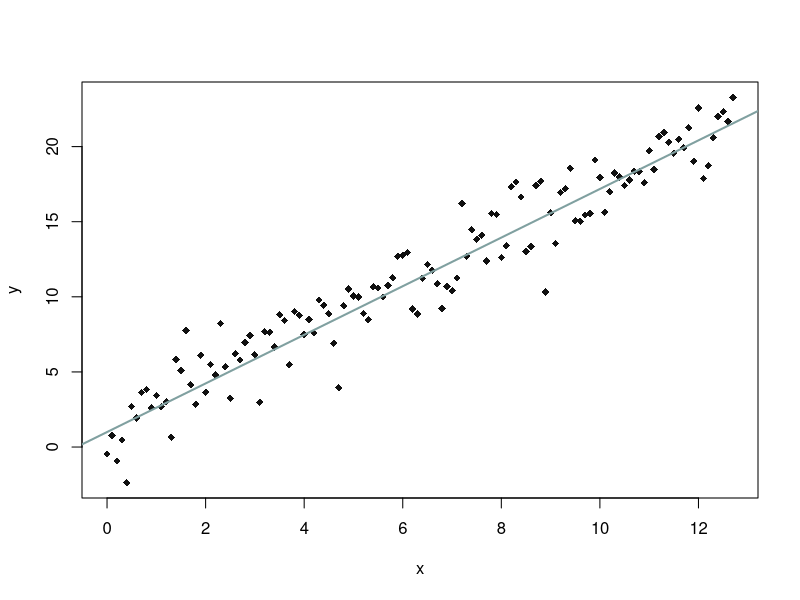
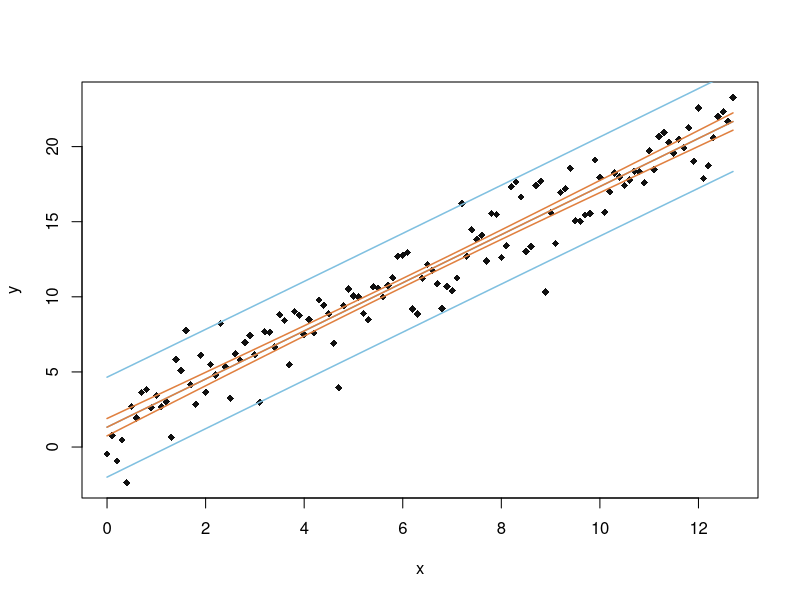

These charts were generated, in order, by the following R code:
# ===================================================

error_sd <- 1.618
x_step <- .1
alpha <- 0.05

n <- 128
a <- 1
b <- 1.618

t <- 1.6574 # n = 128, alpha = 0.05
f <- 3.9201 # n = 128, alpha = 0.05

error <- rnorm(n = n, mean = 0, sd = error_sd)
x <- 0 + x_step * (0 : (n - 1))
y <- a + b * x + error

plot(x = x, y = y, type = 'p', col = '#101010', pch = 18, main = '')
abline(a, b, lwd = 2, col = '#80a0a0')

# ===================================================

b_est <- (mean(x * y) - mean(x) * mean(y)) / (mean(x ^ 2) - mean(x) ^ 2)
a_est <- mean(y) - b_est * mean(x)
y_est <- a_est + b_est * x

# ===================================================

y_variance <- 1 / (n - 2) * sum((y - (a_est + b_est * x)) ^ 2)
b_est_variance <- y_variance / sum((x - mean(x)) ^ 2)
a_est_variance <- mean(x ^ 2) * b_est_variance
a_est_sd <- a_est_variance ^ 0.5
b_est_sd <- b_est_variance ^ 0.5

# ===================================================

a_confidence_interval <- list(from = a_est - t * a_est_sd, to = a_est + t * a_est_sd)
b_confidence_interval <- list(from = b_est - t * b_est_sd, to = b_est + t * b_est_sd)

# ===================================================

a_t <- a_est / a_est_sd
b_t <- b_est / b_est_sd
is_a_significant <- abs(a_t) > t
is_b_significant <- abs(b_t) > t

# ===================================================

coefficient_of_determination <- 1 - sum((y - y_est) ^ 2) / sum((y - mean(y)) ^ 2)

# ===================================================

model_f <- (n - 2) * coefficient_of_determination / (1 - coefficient_of_determination)
is_model_adequate <- model_f > f

# ===================================================

data <- data.frame(cbind(x, y))
model <- lm(y ~ x, data = data)
summary(model)

# ===================================================

prediction <- predict(model, interval = 'pred', level = 1 - alpha)
confidence <- predict(model, interval = 'conf', level = 1 - alpha)

plot(x = x, y = y, type = 'p', col = '#101010', pch = 18, main = '')
matlines(data$x, cbind(prediction), col='#80c0e0', lty = c(1, 1, 1), lwd = 1.5)
matlines(data$x, cbind(confidence), col = '#e08040', lty = c(1, 1, 1), lwd = 1.5)

# ===================================================
